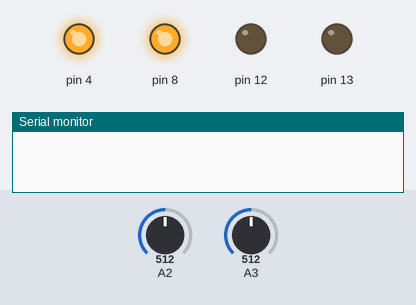
This sketch was run on a simulated Arduino Uno, built with avr-gcc and run on an emulated ATmega328P. On the bench: output pins drawn as LEDs (lit = HIGH), the last lines printed to the serial monitor. The inputs (shaded band) are chosen by the test bench; at power-on: A2 = 512, A3 = 512.

Above: at 1.2 s.
1.3 s: A2 set to 0
At 2.5 s:
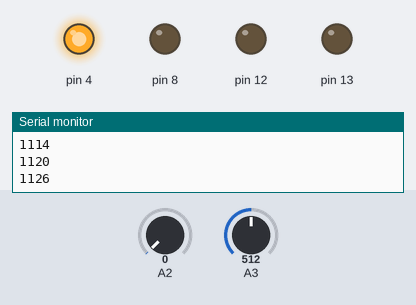
2.8 s: A3 set to 0
At 3.9 s:
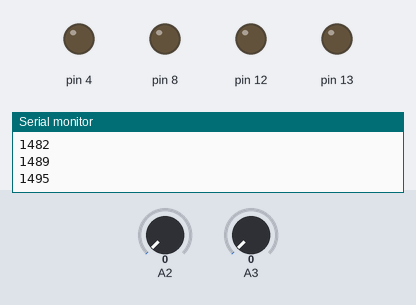
Timing chart, 0 to 5.8 s (numbered marks = the images above; inputs shaded):
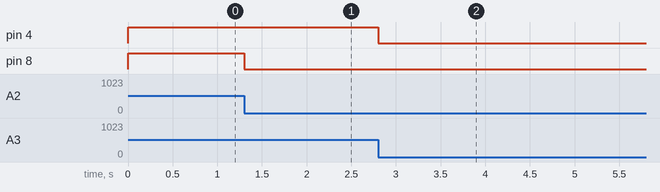

Measured:
- after the input at 1.3 s, pin 8: HIGH → LOW at once
- after the input at 2.8 s, pin 4: HIGH → LOW at once

The sketch:

sketch_may14.ino
```cpp
void setup() {
  // put your setup code here, to run once:
  pinMode(12, OUTPUT);
  pinMode(13, OUTPUT);
  pinMode(8, OUTPUT);
  pinMode(4, OUTPUT);
  Serial.begin(9600);


  //digitalWrite(8, HIGH);
  //digitalWrite(4,HIGH);
  if(analogRead(2) > 0) {
    digitalWrite(8, HIGH);
  } {
    while(analogRead(2) == 0) {
      digitalWrite(8,HIGH);
      delay(500);
      digitalWrite(8,LOW);
      delay(500);
    }
    digitalWrite(8,HIGH);
  }
  if(analogRead(3) > 0) {
    digitalWrite(4, HIGH);
  } else{
    while(analogRead(3) == 0) {
      digitalWrite(4,HIGH);
      delay(500);
      digitalWrite(4,LOW);
      delay(500);
    }
    digitalWrite(4,HIGH);
  }

}
bool runOnce = false;
unsigned long startTime;
unsigned long time;
unsigned long elapsedTime;
bool timerOn;
void loop() {
  // put your main code here, to run repeatedly:


  if(analogRead(2) == 0 && !runOnce){
    timerOn = true;
    startTime = millis();
    digitalWrite(8,LOW);
  }

  while(timerOn) {
    time = millis();
    elapsedTime = time - startTime;
    Serial.println(elapsedTime);
    if(analogRead(3) == 0) {
      digitalWrite(4,LOW);
	  runOnce = true;
      break;
    }
  }
  timerOn = false;


}
```
